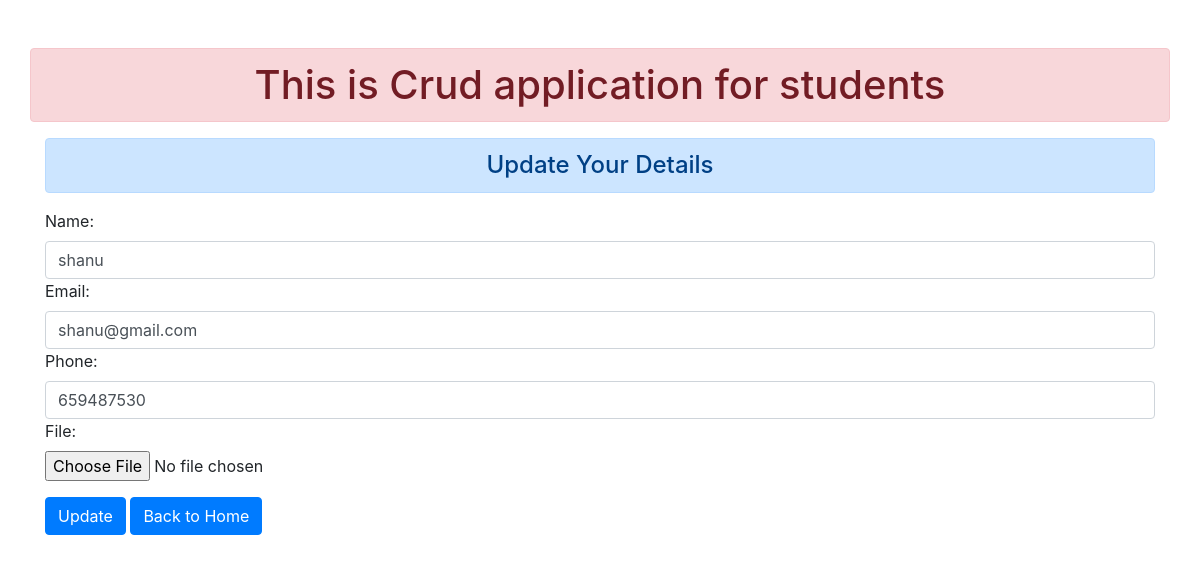
The app's page /editstudent/1/ with its own data.
### CrudPractice/models.py (models this page shows, shortened)
class Student(models.Model):
    name = models.CharField(max_length=300)
    email = models.EmailField(max_length=300)
    phone = models.CharField(max_length=13)
    date = models.DateTimeField(auto_now_add=True, blank=True)
    file = models.FileField()

### CrudPractice/views.py (the view)
# urls.py: path('editstudent/<int:id>/', views.editstudents, name='editStudents'),
def editstudents(request, id):
    if request.method == 'POST':
        geteditid = Student.objects.get(pk=id)
        efrmm = StudentForm(request.POST, instance=geteditid)
        if efrmm.is_valid():
            efrmm.save()
    else:
        geteditid = Student.objects.get(pk=id)
        efrmm = StudentForm(instance=geteditid)
    editcontext = {'editform':efrmm}
    return render(request, 'CrudPractice/editstudents.html', editcontext)

### CrudPractice/forms.py
class StudentForm(forms.ModelForm):
    class Meta:
        model = Student
        fields = ['name', 'email', 'phone', 'file']
        widgets = {
            'name' : forms.TextInput(attrs={'class':'form-control'}),
            'email' : forms.EmailInput(attrs={'class':'form-control'}),
            'phone' : forms.TextInput(attrs={'class':'form-control'}),
            'file' : forms.FileInput(attrs={'class':'form-control-file'}),
        }

### CrudPractice/templates/CrudPractice/editstudents.html (shortened to what this page needs)
{% extends 'CrudPractice/index.html' %}
{% block content %}
<div class="container">
    <h4 class="alert alert-primary text-center"> Update Your Details {{id}} </h4>
    <form action="" method="POST">
        {{editform}}
        <button type="submit" class="btn btn-primary mt-3">Update</button>
        <a href="{% url 'showStudents' %}" class="btn btn-primary mt-3" >Back to Home</a>
    </form>
</div>
{% endblock content %}

### records on screen
Student: name "shanu", email "shanu@gmail.com", phone "659487530"
